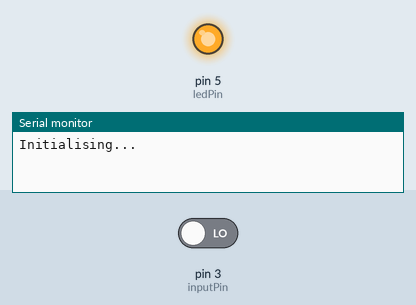
The sketch below on a simulated Arduino Uno, built with avr-gcc and run on an emulated ATmega328P. Shown: output pins drawn as LEDs (lit = HIGH), the last lines printed to the serial monitor. The inputs (shaded band) are chosen by the test bench; at power-on: pin 3 (inputPin) LOW.

Above: at 0.1 s.
At 60.1 s:
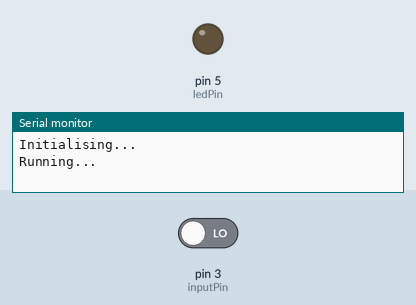
Timing chart, 0 to 61.6 s (numbered marks = the images above):
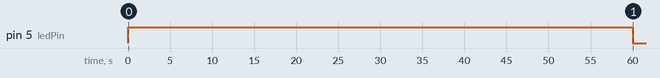

The sketch:

sensor-no-lora.ino
```cpp
// Sensor reset interval = 6000ms (6 secs)
const unsigned RESET_INTERVAL = 6000;

// Inputs and outputs
const int inputPin = 3;
const int ledPin = 5;

//
// Device setup routine
//
void setup() {
    pinMode(inputPin, INPUT);
    pinMode(ledPin, OUTPUT);

    Serial.begin(9600);

    Serial.println(F("Initialising... "));

    // Wait for sensor to stabilize...
    digitalWrite(ledPin, HIGH);
    delay(60000);
    digitalWrite(ledPin, LOW);

    Serial.println(F("Running... "));
}

//
// The mighty loop...
//
void loop() {
    byte value = digitalRead(inputPin);

    if (value == HIGH) {
        Serial.println(F("Motion detected!"));
        digitalWrite(ledPin, HIGH);

        delay(RESET_INTERVAL);

        Serial.println(F("Reset"));
        digitalWrite(ledPin, LOW);
    }
}
```
